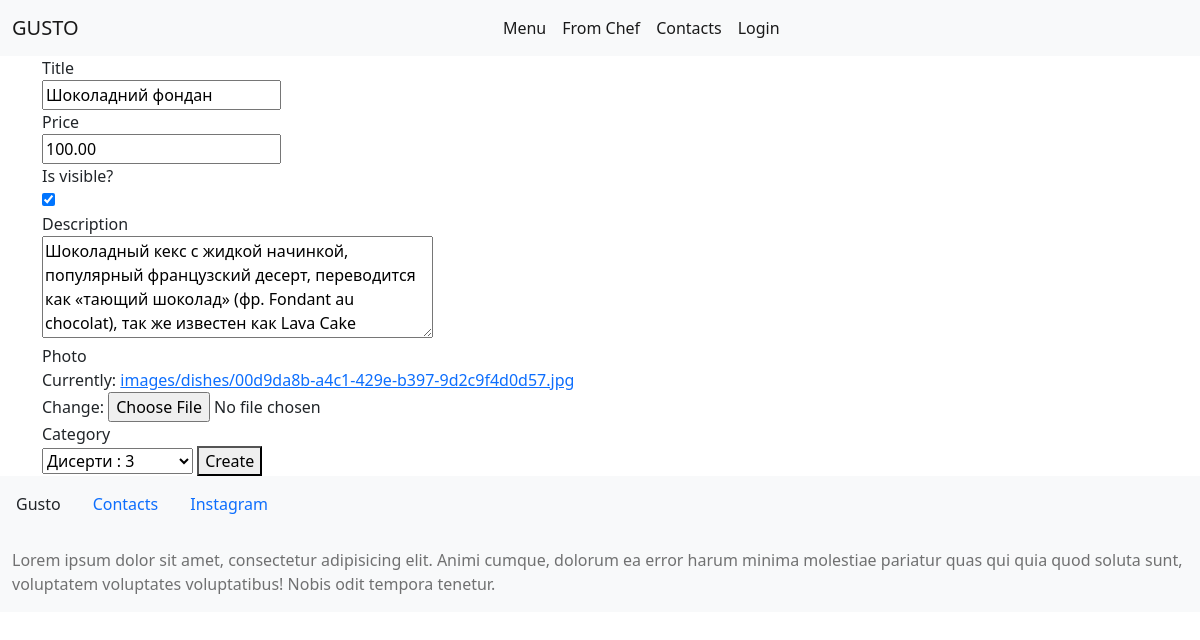
/menu/dishes/2/update, run on the app's committed database.
### main_gusto/models.py (models this page shows, shortened)
class Dish(models.Model):
    def get_file_name_dishes(self, filename):
        ext = filename.split('.')[-1]
        filename = f'{uuid4()}.{ext}'
        return os.path.join('images/dishes/', filename)
    title = models.CharField(max_length=50)
    price = models.DecimalField(max_digits=7, decimal_places=2)
    is_visible = models.BooleanField(default=True)
    description = models.CharField(max_length=300, null=True)
    photo = models.ImageField(upload_to=get_file_name_dishes)
    category = models.ForeignKey(Category, on_delete=models.CASCADE)

### menu_gusto/views.py (the view)
# urls.py: path('dishes/<int:pk>/update', DishUpdateView.as_view(), name='dish-update'),
class DishUpdateView(UpdateView):
    model = Dish
    template_name = 'create-new-dish.html'
    form_class = CreateDish

### main_gusto/forms.py
class CreateDish(forms.ModelForm):
    title = forms.CharField(max_length=50)
    price = forms.DecimalField(max_digits=7, decimal_places=2)
    is_visible = forms.CheckboxInput()
    description = forms.CharField(max_length=300,
                                  widget=forms.Textarea(
                                      attrs={'name': 'description', 'id': 'id_description',
                                             'rows': '4'}))
    photo = forms.ImageField()
    class Meta:
        model = Dish
        fields = [
            'title',
            'price',
            'is_visible',
            'description',
            'photo',
            'category'
        ]

### main_gusto/models.py (called while the page is built)
    def __str__(self):
        return f'{self.title} : {self.category_order}'

### menu_gusto/templates/create-new-dish.html (shortened to what this page needs)
{% extends 'base.html' %} {% block content %}
<div class="wrapper">
	<div class="container">
		<div class="category__form">
			<form class="form" action="" method="POST" enctype="multipart/form-data">
				<div class="form__title">Title</div>
				{{ form.title }}
				<div class="form__price">Price</div>
				{{ form.price }}
				<div class="form__visible">Is visible?</div>
				{{ form.is_visible }}
				<div class="form__description">Description</div>
				{{ form.description }}
				<div class="form__photo">Photo</div>
				{{ form.photo }}
				<div class="form__order">Category</div>
				{{ form.category }}
				<button class="form__btn" type="submit">Create</button>
			</form>
		</div>
	</div>
</div>
{% endblock %}

### data on the page
Dish: title "Шоколадний фондан", price "100.00", is_visible "☑", description "Шоколадный кекс с жидкой начинкой, популярный французский десерт, переводится как «тающий шоколад» (фр. Fondant au chocolat), так же известен как Lava Cake", category "Дисерти : 3"
